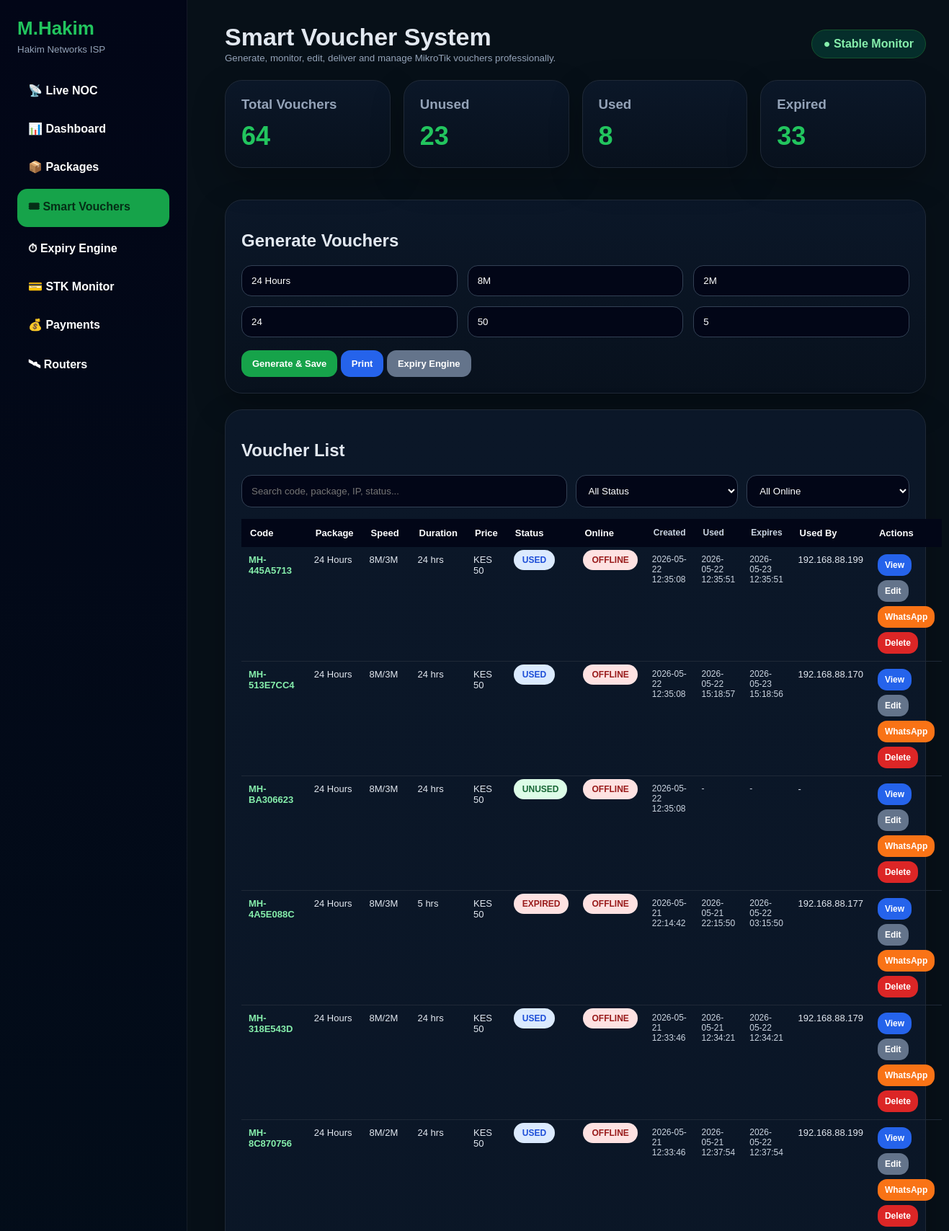
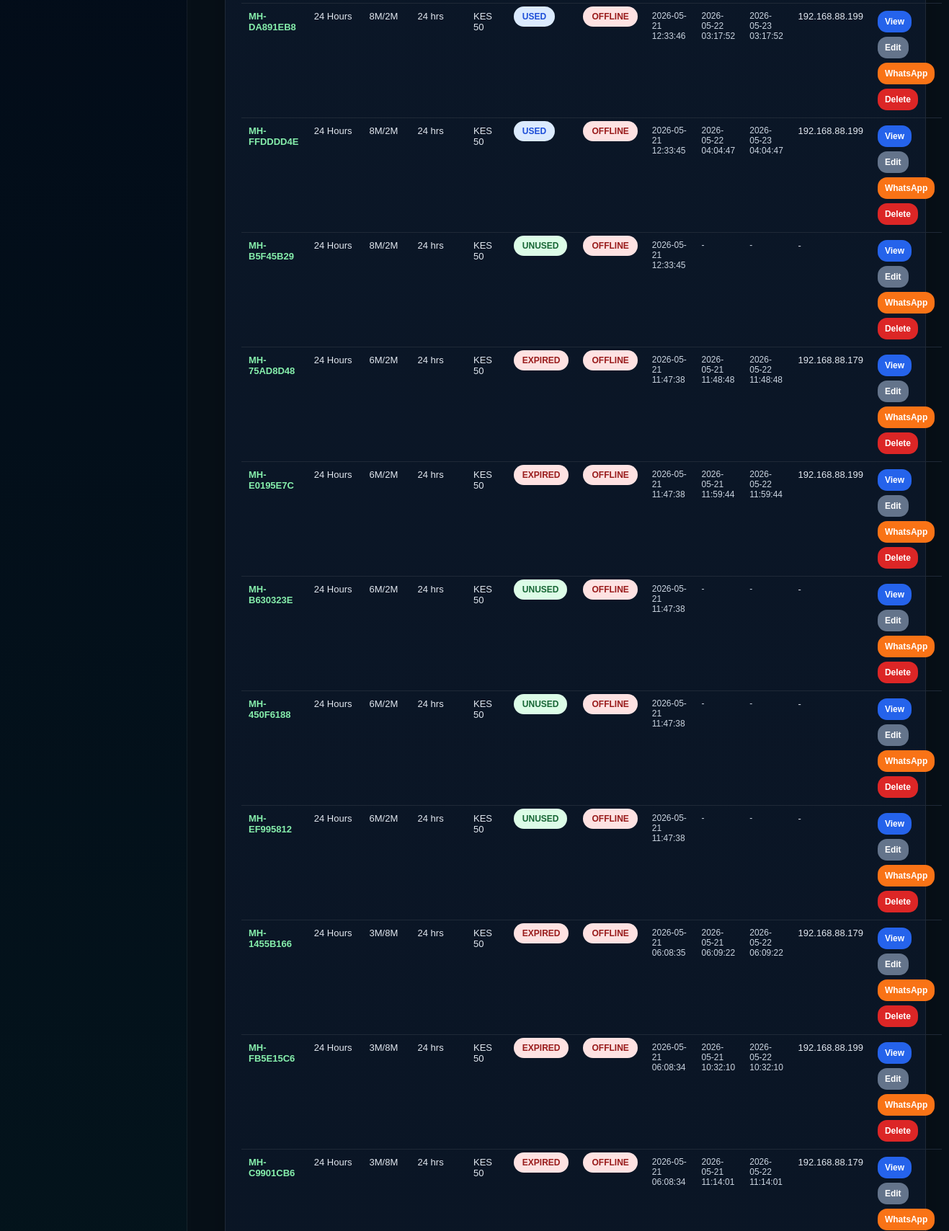
The app's page /smart_vouchers_before_topbar_upgrade_2026-05-20_162837.php (upper part) with its own data (2 pictures, top to bottom).
### tables this page shows
CREATE TABLE `smart_vouchers` (
  `id` int NOT NULL AUTO_INCREMENT,
  `voucher_code` varchar(50) NOT NULL,
  `package_name` varchar(100) DEFAULT NULL,
  `speed_down` varchar(30) DEFAULT '8M',
  `speed_up` varchar(30) DEFAULT '2M',
  `duration_hours` int DEFAULT '24',
  `price` decimal(10,2) DEFAULT '0.00',
  `status` enum('unused','used','expired') DEFAULT 'unused',
  `used_by` varchar(100) DEFAULT NULL,
  `used_at` datetime DEFAULT NULL,
  `expires_at` datetime DEFAULT NULL,
  `created_at` timestamp NULL DEFAULT CURRENT_TIMESTAMP,
  `updated_at` timestamp NULL DEFAULT NULL,
  PRIMARY KEY (`id`),
  UNIQUE KEY `voucher_code` (`voucher_code`)
);

### smart_vouchers_before_topbar_upgrade_2026-05-20_162837.php (the view, shortened to what this page needs)
<?php
require_once __DIR__ . "/config/database.php";
$vouchers = $pdo->query("
SELECT * FROM smart_vouchers
ORDER BY id DESC
LIMIT 500
")->fetchAll(PDO::FETCH_ASSOC);
$total = count($vouchers);
$unused = count(array_filter($vouchers, fn($v)=>$v["status"]==="unused"));
$used = count(array_filter($vouchers, fn($v)=>$v["status"]==="used"));
$expired = count(array_filter($vouchers, fn($v)=>$v["status"]==="expired"));
?>
<!DOCTYPE html>
<html>
<head>
</head>
<body>
<div class="sidebar">
<h2>M.Hakim</h2>
<small>Hakim Networks ISP</small>
<br><br>
<a href="noc_final_clean.php">📡 Live NOC</a>
<a href="dashboard.php">📊 Dashboard</a>
<a href="packages.php">📦 Packages</a>
<a class="active" href="smart_vouchers.php">🎟 Smart Vouchers</a>
<a href="expiry_admin.php">⏱ Expiry Engine</a>
<a href="stk_live_monitor.php">💳 STK Monitor</a>
<a href="payments.php">💰 Payments</a>
<a href="routers.php">🛰 Routers</a>
</div>
<div class="main">
<div class="top">
<div>
<h1>Smart Voucher System</h1>
<small>Generate, monitor, edit, deliver and manage MikroTik vouchers professionally.</small>
</div>
<div class="live">● Stable Monitor</div>
</div>
<div class="grid">
<div class="card stat"><h3>Total Vouchers</h3><div class="big"><?php echo $total; ?></div></div>
<div class="card stat"><h3>Unused</h3><div class="big"><?php echo $unused; ?></div></div>
<div class="card stat"><h3>Used</h3><div class="big"><?php echo $used; ?></div></div>
<div class="card stat"><h3>Expired</h3><div class="big"><?php echo $expired; ?></div></div>
</div>
<div class="card">
<h2>Generate Vouchers</h2>
<form method="POST">
<div class="formgrid">
<input name="package_name" placeholder="Package e.g. 24 Hours" value="24 Hours" required>
<input name="speed_down" placeholder="Download e.g. 8M" value="8M" required>
<input name="speed_up" placeholder="Upload e.g. 2M" value="2M" required>
<input name="duration_hours" type="number" placeholder="Duration hours" value="24" required>
<input name="price" type="number" placeholder="Price" value="50" required>
<input name="qty" type="number" placeholder="Quantity" value="5" required>
</div>
<br>
<button class="green" name="generate">Generate & Save</button>
<a class="blue btn" href="print_vouchers.php" target="_blank">Print</a>
<a class="gray btn" href="expiry_admin.php">Expiry Engine</a>
</form>
</div>
<div class="card">
<h2>Voucher List</h2>
<div class="filters">
<input id="searchBox" placeholder="Search code, package, IP, status...">
<select id="statusFilter">
<option value="">All Status</option>
</select>
<select id="onlineFilter">
<option value="">All Online</option>
</select>
</div>
<div class="tablewrap">
<table id="voucherTable">
<tr>
<th>Code</th><th>Package</th><th>Speed</th><th>Duration</th><th>Price</th><th>Status</th><th>Online</th><th>Created</th><th>Used</th><th>Expires</th><th>Used By</th><th>Actions</th>
</tr>
<?php foreach($vouchers as $v): ?>
<tr data-voucher="<?php echo htmlspecialchars($v["voucher_code"]); ?>" data-status="<?php echo htmlspecialchars($v["status"]); ?>" data-online="offline">
<td class="voucher-code"><?php echo htmlspecialchars($v["voucher_code"]); ?></td>
<td><?php echo htmlspecialchars($v["package_name"]); ?></td>
<td><?php echo htmlspecialchars($v["speed_down"]."/".$v["speed_up"]); ?></td>
<td><?php echo (int)$v["duration_hours"]; ?> hrs</td>
<td>KES <?php echo number_format((float)$v["price"]); ?></td>
<td><span class="badge <?php echo $v["status"]; ?>"><?php echo strtoupper($v["status"]); ?></span></td>
<td><span class="badge offline online-status">OFFLINE</span></td>
<td><?php echo htmlspecialchars($v["created_at"] ?? "-"); ?></td>
<td><?php echo htmlspecialchars($v["used_at"] ?? "-"); ?></td>
<td><?php echo htmlspecialchars($v["expires_at"] ?? "-"); ?></td>
<td><?php echo htmlspecialchars($v["used_by"] ?? "-"); ?></td>
<td>
<div class="actions">
<a class="blue btn" href="smart_vouchers.php?view=<?php echo (int)$v["id"]; ?>">View</a>
<a class="gray btn" href="smart_vouchers.php?edit=<?php echo (int)$v["id"]; ?>">Edit</a>
<a class="orange btn" target="_blank" href="https://wa.me/?text=<?php echo urlencode('Hakim Networks Voucher: '.$v['voucher_code'].' Package: '.$v['package_name'].' Speed: '.$v['speed_down'].'/'.$v['speed_up']); ?>">WhatsApp</a>
<a class="red btn" onclick="return confirm('Delete this voucher?')" href="smart_vouchers.php?delete=<?php echo (int)$v["id"]; ?>">Delete</a>
</div>
</td>
</tr>
<?php endforeach; ?>
</table>
</div>
</div>
</div>
</body>
</html>

### smart_vouchers_before_topbar_upgrade_2026-05-20_162837.php (style rules this page uses)
* { box-sizing:border-box }
body { margin:0;font-family:Arial,Helvetica,sans-serif;background:#071018;color:#e2e8f0 }
.sidebar { position:fixed;left:0;top:0;bottom:0;width:260px;background:linear-gradient(180deg,#020617,#062923);padding:24px;overflow:auto;border-right:1px solid rgba(255,255,255,.07) }
.sidebar h2 { color:#22c55e;margin:0 0 4px;font-size:26px }
.sidebar small { color:#94a3b8 }
.sidebar a { display:block;color:white;text-decoration:none;padding:13px 15px;border-radius:14px;margin:8px 0;font-weight:800 }
.sidebar a:hover,.sidebar .active { background:#16a34a;color:#052e16 }
.main { margin-left:280px;padding:32px }
.top { display:flex;justify-content:space-between;align-items:center;margin-bottom:22px;gap:18px }
.top h1 { margin:0;font-size:34px }
.live { background:#052e2b;border:1px solid #14532d;color:#86efac;padding:10px 16px;border-radius:999px;font-weight:900 }
.grid { display:grid;grid-template-columns:repeat(4,1fr);gap:18px;margin-bottom:22px }
.card { background:linear-gradient(180deg,#0b1728,#08111d);border:1px solid #1f2937;border-radius:24px;padding:22px;box-shadow:0 18px 45px rgba(0,0,0,.25);margin-bottom:22px }
.stat h3,.card h3 { color:#94a3b8;margin:0 0 12px }
.big { font-size:36px;font-weight:900;color:#22c55e }
.formgrid { display:grid;grid-template-columns:repeat(3,1fr);gap:14px }
input,select { width:100%;padding:13px;border-radius:14px;border:1px solid #334155;background:#020617;color:white }
button,.btn { border:0;padding:11px 15px;border-radius:13px;font-weight:900;text-decoration:none;display:inline-block;cursor:pointer;font-size:13px }
.green { background:#16a34a;color:white }
.blue { background:#2563eb;color:white }
.red { background:#dc2626;color:white }
.gray { background:#64748b;color:white }
.orange { background:#f97316;color:white }
.filters { display:grid;grid-template-columns:2fr 1fr 1fr;gap:12px;margin-bottom:16px }
.tablewrap { overflow:visible }
table { width:100%;border-collapse:collapse;min-width:0;table-layout:auto }
th { background:#020617;color:white;text-align:left;padding:12px;white-space:normal;font-size:13px }
td { padding:10px;border-bottom:1px solid #1f2937;white-space:normal;vertical-align:top;font-size:13px }
.badge { padding:7px 12px;border-radius:999px;font-weight:900;font-size:12px }
.unused { background:#dcfce7;color:#166534 }
.used { background:#dbeafe;color:#1d4ed8 }
.expired { background:#fee2e2;color:#991b1b }
.offline { background:#fee2e2;color:#991b1b }
.voucher-code { font-weight:900;color:#86efac }
.actions { display:flex;gap:6px;flex-wrap:wrap;max-width:180px }
.actions .btn { padding:8px 10px;font-size:12px }
small { color:#94a3b8 }
#voucherTable th:nth-child(3), #voucherTable td:nth-child(3), #voucherTable th:nth-child(4), #voucherTable td:nth-child(4), #voucherTable th:nth-child(5), #voucherTable td:nth-child(5) { width:80px; }
#voucherTable th:nth-child(8), #voucherTable td:nth-child(8), #voucherTable th:nth-child(9), #voucherTable td:nth-child(9), #voucherTable th:nth-child(10), #voucherTable td:nth-child(10) { font-size:12px; color:#cbd5e1; }
#voucherTable th:nth-child(12), #voucherTable td:nth-child(12) { width:190px; }

### records on screen
smart_vouchers: voucher_code "MH-445A5713", package_name "24 Hours", speed_down+speed_up "8M/3M", duration_hours "24", price "50", status "USED", created_at "2026-05-22 12:35:08", used_at "2026-05-22 12:35:51", expires_at "2026-05-23 12:35:51", used_by "192.168.88.199"
smart_vouchers: voucher_code "MH-513E7CC4", package_name "24 Hours", speed_down+speed_up "8M/3M", duration_hours "24", price "50", status "USED", created_at "2026-05-22 12:35:08", used_at "2026-05-22 15:18:57", expires_at "2026-05-23 15:18:56", used_by "192.168.88.170"
smart_vouchers: voucher_code "MH-BA306623", package_name "24 Hours", speed_down+speed_up "8M/3M", duration_hours "24", price "50", status "UNUSED", created_at "2026-05-22 12:35:08", used_at "-", expires_at "-", used_by "-"
smart_vouchers: voucher_code "MH-4A5E088C", package_name "24 Hours", speed_down+speed_up "8M/3M", duration_hours "5", price "50", status "EXPIRED", created_at "2026-05-21 22:14:42", used_at "2026-05-21 22:15:50", expires_at "2026-05-22 03:15:50", used_by "192.168.88.177"
smart_vouchers: voucher_code "MH-318E543D", package_name "24 Hours", speed_down+speed_up "8M/2M", duration_hours "24", price "50", status "USED", created_at "2026-05-21 12:33:46", used_at "2026-05-21 12:34:21", expires_at "2026-05-22 12:34:21", used_by "192.168.88.179"
smart_vouchers: voucher_code "MH-8C870756", package_name "24 Hours", speed_down+speed_up "8M/2M", duration_hours "24", price "50", status "USED", created_at "2026-05-21 12:33:46", used_at "2026-05-21 12:37:54", expires_at "2026-05-22 12:37:54", used_by "192.168.88.199"
smart_vouchers: voucher_code "MH-DA891EB8", package_name "24 Hours", speed_down+speed_up "8M/2M", duration_hours "24", price "50", status "USED", created_at "2026-05-21 12:33:46", used_at "2026-05-22 03:17:52", expires_at "2026-05-23 03:17:52", used_by "192.168.88.199"
smart_vouchers: voucher_code "MH-FFDDDD4E", package_name "24 Hours", speed_down+speed_up "8M/2M", duration_hours "24", price "50", status "USED", created_at "2026-05-21 12:33:45", used_at "2026-05-22 04:04:47", expires_at "2026-05-23 04:04:47", used_by "192.168.88.199"
smart_vouchers: voucher_code "MH-B5F45B29", package_name "24 Hours", speed_down+speed_up "8M/2M", duration_hours "24", price "50", status "UNUSED", created_at "2026-05-21 12:33:45", used_at "-", expires_at "-", used_by "-"
smart_vouchers: voucher_code "MH-75AD8D48", package_name "24 Hours", speed_down+speed_up "6M/2M", duration_hours "24", price "50", status "EXPIRED", created_at "2026-05-21 11:47:38", used_at "2026-05-21 11:48:48", expires_at "2026-05-22 11:48:48", used_by "192.168.88.179"
smart_vouchers: voucher_code "MH-E0195E7C", package_name "24 Hours", speed_down+speed_up "6M/2M", duration_hours "24", price "50", status "EXPIRED", created_at "2026-05-21 11:47:38", used_at "2026-05-21 11:59:44", expires_at "2026-05-22 11:59:44", used_by "192.168.88.199"
smart_vouchers: voucher_code "MH-B630323E", package_name "24 Hours", speed_down+speed_up "6M/2M", duration_hours "24", price "50", status "UNUSED", created_at "2026-05-21 11:47:38", used_at "-", expires_at "-", used_by "-"
smart_vouchers: voucher_code "MH-450F6188", package_name "24 Hours", speed_down+speed_up "6M/2M", duration_hours "24", price "50", status "UNUSED", created_at "2026-05-21 11:47:38", used_at "-", expires_at "-", used_by "-"
smart_vouchers: voucher_code "MH-EF995812", package_name "24 Hours", speed_down+speed_up "6M/2M", duration_hours "24", price "50", status "UNUSED", created_at "2026-05-21 11:47:38", used_at "-", expires_at "-", used_by "-"
smart_vouchers: voucher_code "MH-1455B166", package_name "24 Hours", speed_down+speed_up "3M/8M", duration_hours "24", price "50", status "EXPIRED", created_at "2026-05-21 06:08:35", used_at "2026-05-21 06:09:22", expires_at "2026-05-22 06:09:22", used_by "192.168.88.179"
smart_vouchers: voucher_code "MH-FB5E15C6", package_name "24 Hours", speed_down+speed_up "3M/8M", duration_hours "24", price "50", status "EXPIRED", created_at "2026-05-21 06:08:34", used_at "2026-05-21 10:32:10", expires_at "2026-05-22 10:32:10", used_by "192.168.88.199"
smart_vouchers: voucher_code "MH-C9901CB6", package_name "24 Hours", speed_down+speed_up "3M/8M", duration_hours "24", price "50", status "EXPIRED", created_at "2026-05-21 06:08:34", used_at "2026-05-21 11:14:01", expires_at "2026-05-22 11:14:01", used_by "192.168.88.179"

### other values on screen
$total "64"
$unused "23"
$used "8"
$expired "33"
